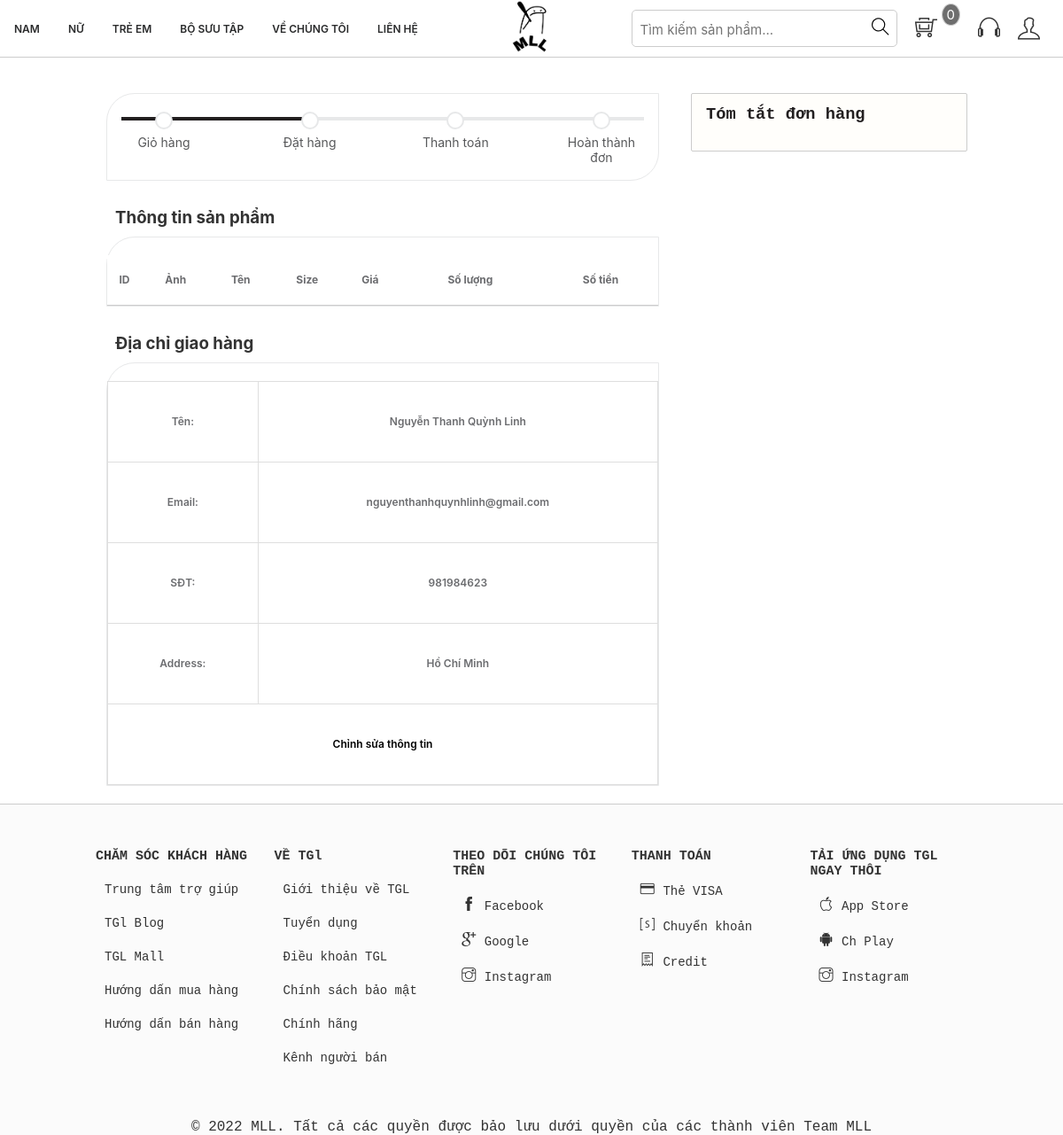
Page /thanhtoan.php (signed in) on the earlier database version.
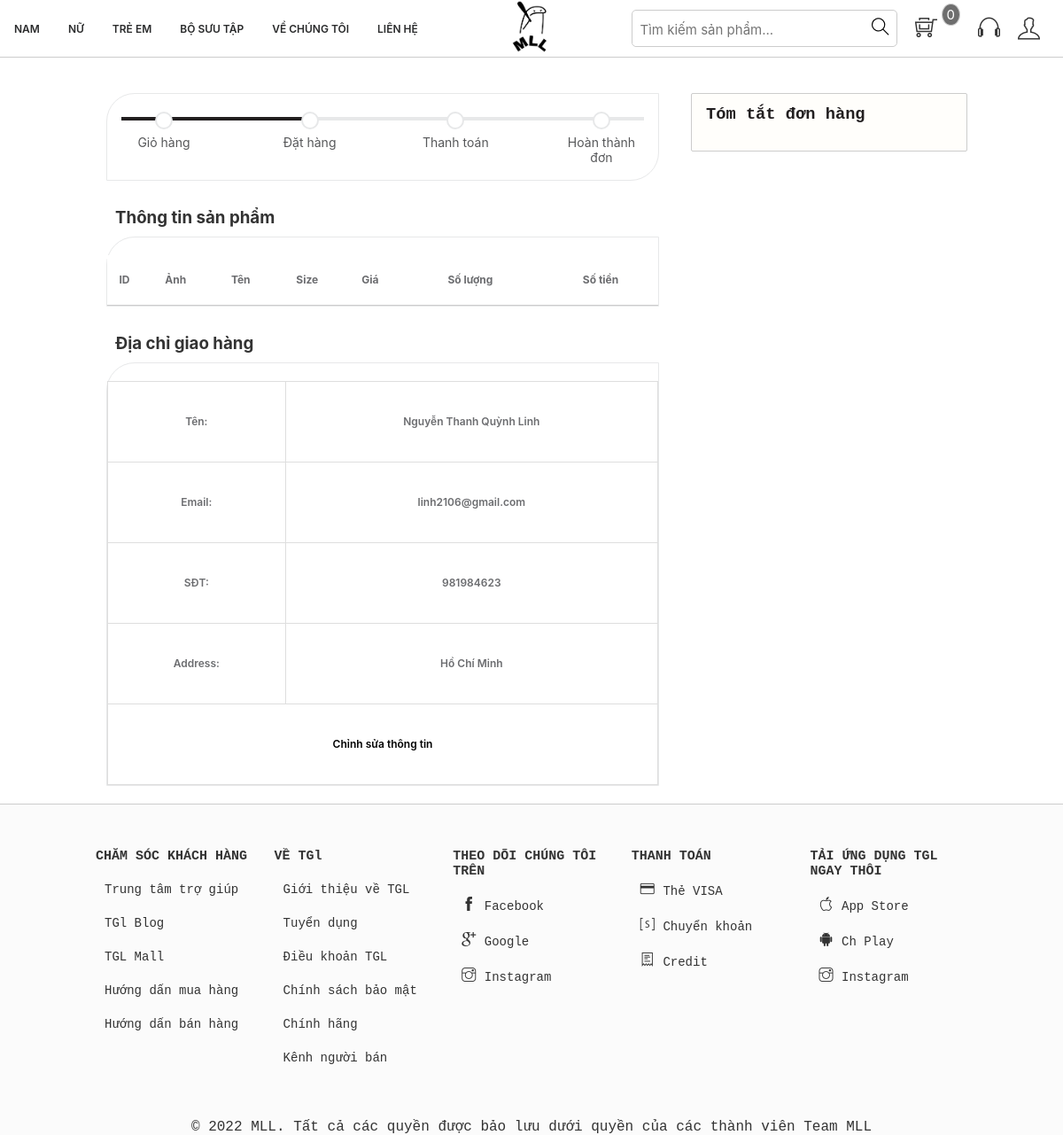
Same page on the later database version.
### tables this page shows
CREATE TABLE `tbl_uer` (
  `userId` int(11) NOT NULL,
  `name` varchar(255) NOT NULL,
  `username` varchar(255) NOT NULL,
  `userPassword` varchar(255) NOT NULL,
  `email` varchar(255) NOT NULL,
  `gioiTinh` varchar(255) NOT NULL,
  `sdt` int(11) NOT NULL,
  `ngaySinh` varchar(255) NOT NULL,
  `diaChi` text NOT NULL,
  `cauHoiBM` varchar(255) NOT NULL
);

### classses/user.php (called while the page is built, shortened)
<?php
$filepath = realpath(dirname(__FILE__));
include_once($filepath . '/../lib/database.php');
?>
<?php
class user
{
    private $db;
    public function __construct()
    {
        $this->db = new Database();
    }
    public function show_User($userId)
    {
        $query = "SELECT *  FROM tbl_uer WHERE userId = '$userId'";
        $result = $this->db->select($query);
        return $result;
    }
}
?>

### lib/database.php (called while the page is built, shortened)
<?php
    Class Database{
        public $host   = DB_HOST;
        public $user   = DB_USER;
        public $pass   = DB_PASS;
        public $dbname = DB_NAME;
        public $link;
        private function connectDB(){
        $this->link = new mysqli($this->host, $this->user, $this->pass,
            $this->dbname);
        }
        public function select($query){
            $result = $this->link->query($query) or
            die($this->link->error.__LINE__);
            if($result->num_rows > 0){
                return $result;
            } else {
                return false;
            }
        }
}

### inc/handle.php (called while the page is built, shortened)
<?php
    include_once 'lib/session.php';
?>
<?php
    include_once 'lib/database.php';
    $user = new user();
?>

### lib/session.php (called while the page is built, shortened)
<?php
class Session{
 public static function get($key){
    if (isset($_SESSION[$key])) {
     return $_SESSION[$key];
    } else {
     return false;
    }
 }
}
?>

### thanhtoan.php (the view, shortened to what the changed rows need)
<?php include './inc/handle.php' ?>
<!DOCTYPE html>
<html lang="en">
<head>
    <link rel="stylesheet" href="assets/css/grid.css">
    <link rel="stylesheet" href="assets/css/productCart.css">
    <link rel="stylesheet" href="assets/css/base.css">
    <link rel="stylesheet" href="assets/css/thanhtoan.css">
    <link rel="stylesheet" href="assets/css/main.css">
    <link rel="stylesheet" href="assets/font/themify-icons/themify-icons.css">
</head>
<body>
    <div class="grid" style="border-top: 1px solid #ccc;">
        <form action="" method="POST">
            <div class="grid">
                <div class="app">
                    <div class="grid wide">
                        <div class="row">
                            <div class="col l-8" style="margin-top: 40px;">
                                <div class="col l-12" style="margin: 20px 0;">
                                    <div style="border: 1px solid #e7e8e9;border-radius: 32px 0px 0px;">
                                        <table>
                                            <thead>
                                                <tr>
                                                    <th>ID</th>
                                                    <th>Ảnh</th>
                                                    <th>Tên</th>
                                                    <th>Size</th>
                                                    <th>Giá</th>
                                                    <th>Số lượng</th>
                                                    <th>Số tiền</th>
                                                </tr>
                                            </thead>
                                        </table>
                                    </div>
                                </div>
                                <div class="col l-12" style="margin: 20px 0;">
                                    <div style="border: 1px solid #e7e8e9;border-radius: 32px 0px 0px;">
                                        <?php
                                        $userId = Session::get('user_id');
                                        $infor_user = $user->show_User($userId);
                                        while ($result_infor_user = $infor_user->fetch_assoc()) {
                                        ?>
                                            <table>
                                                <tbody>
                                                    <tr style="line-height:50px;">
                                                        <td>Tên: </td>
                                                        <td><?php echo $result_infor_user['name'] ?></td>
                                                    </tr>
                                                    <tr style="line-height:50px;">
                                                        <td>Email: </td>
                                                        <td><?php echo $result_infor_user['email'] ?></td>
                                                    </tr>
                                                    <tr style="line-height:50px;">
                                                        <td>SĐT: </td>
                                                        <td><?php echo $result_infor_user['sdt'] ?></td>
                                                    </tr>
                                                    <tr style="line-height:50px;">
                                                        <td>Address: </td>
                                                        <td><?php echo $result_infor_user['diaChi'] ?></td>
                                                    </tr>
                                                    <tr style="line-height:50px;">
                                                        <td colspan="2" style="cursor:pointer;"><a href="account.php" style="text-decoration:none;color:black; ">Chỉnh sửa thông tin</a></td>
                                                    </tr>
                                                </tbody>
                                            <?php
                                        }
                                            ?>
                                            </table>
                                    </div>
                                </div>
                            </div>
                        </div>
                    </div>
                </div>
            </div>
        </form>
    </div>
</body>
</html>

Differences in the rows shown:
changed tbl_uer "Nguyễn Thanh Quỳnh Linh": email "nguyenthanhquynhlinh@gmail.com" → "linh2106@gmail.com"
